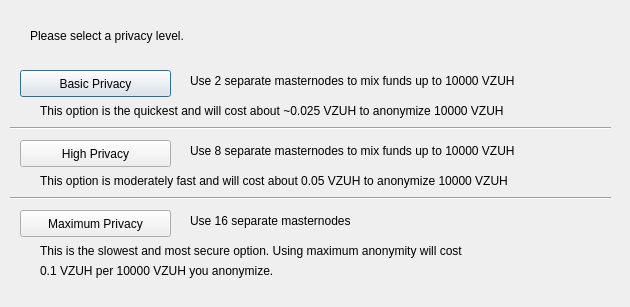
<?xml version="1.0" encoding="UTF-8"?>
<ui version="4.0">
 <class>DarksendConfig</class>
 <widget class="QDialog" name="DarksendConfig">
  <property name="geometry">
   <rect>
    <x>0</x>
    <y>0</y>
    <width>630</width>
    <height>307</height>
   </rect>
  </property>
  <property name="windowTitle">
   <string>Configure Darksend</string>
  </property>
  <widget class="QPushButton" name="buttonBasic">
   <property name="geometry">
    <rect>
     <x>20</x>
     <y>70</y>
     <width>151</width>
     <height>27</height>
    </rect>
   </property>
   <property name="text">
    <string>Basic Privacy</string>
   </property>
  </widget>
  <widget class="QPushButton" name="buttonHigh">
   <property name="geometry">
    <rect>
     <x>20</x>
     <y>140</y>
     <width>151</width>
     <height>27</height>
    </rect>
   </property>
   <property name="text">
    <string>High Privacy</string>
   </property>
  </widget>
  <widget class="QPushButton" name="buttonMax">
   <property name="geometry">
    <rect>
     <x>20</x>
     <y>210</y>
     <width>151</width>
     <height>27</height>
    </rect>
   </property>
   <property name="text">
    <string>Maximum Privacy</string>
   </property>
  </widget>
  <widget class="QLabel" name="label">
   <property name="geometry">
    <rect>
     <x>30</x>
     <y>20</y>
     <width>571</width>
     <height>31</height>
    </rect>
   </property>
   <property name="text">
    <string>Please select a privacy level.</string>
   </property>
  </widget>
  <widget class="QLabel" name="label_2">
   <property name="geometry">
    <rect>
     <x>190</x>
     <y>70</y>
     <width>421</width>
     <height>21</height>
    </rect>
   </property>
   <property name="text">
    <string>Use 2 separate masternodes to mix funds up to 10000 VZUH</string>
   </property>
  </widget>
  <widget class="QLabel" name="label_3">
   <property name="geometry">
    <rect>
     <x>190</x>
     <y>140</y>
     <width>411</width>
     <height>21</height>
    </rect>
   </property>
   <property name="text">
    <string>Use 8 separate masternodes to mix funds up to 10000 VZUH</string>
   </property>
  </widget>
  <widget class="QLabel" name="label_4">
   <property name="geometry">
    <rect>
     <x>190</x>
     <y>210</y>
     <width>421</width>
     <height>21</height>
    </rect>
   </property>
   <property name="text">
    <string>Use 16 separate masternodes</string>
   </property>
  </widget>
  <widget class="QLabel" name="label_6">
   <property name="geometry">
    <rect>
     <x>40</x>
     <y>100</y>
     <width>561</width>
     <height>21</height>
    </rect>
   </property>
   <property name="text">
    <string>This option is the quickest and will cost about ~0.025 VZUH to anonymize 10000 VZUH</string>
   </property>
  </widget>
  <widget class="QLabel" name="label_7">
   <property name="geometry">
    <rect>
     <x>40</x>
     <y>170</y>
     <width>561</width>
     <height>21</height>
    </rect>
   </property>
   <property name="text">
    <string>This option is moderately fast and will cost about 0.05 VZUH to anonymize 10000 VZUH</string>
   </property>
  </widget>
  <widget class="QLabel" name="label_8">
   <property name="geometry">
    <rect>
     <x>40</x>
     <y>240</y>
     <width>561</width>
     <height>21</height>
    </rect>
   </property>
   <property name="text">
    <string>This is the slowest and most secure option. Using maximum anonymity will cost</string>
   </property>
  </widget>
  <widget class="QLabel" name="label_9">
   <property name="geometry">
    <rect>
     <x>40</x>
     <y>260</y>
     <width>561</width>
     <height>21</height>
    </rect>
   </property>
   <property name="text">
    <string>0.1 VZUH per 10000 VZUH you anonymize.</string>
   </property>
  </widget>
  <widget class="Line" name="line">
   <property name="geometry">
    <rect>
     <x>10</x>
     <y>120</y>
     <width>601</width>
     <height>16</height>
    </rect>
   </property>
   <property name="orientation">
    <enum>Qt::Horizontal</enum>
   </property>
  </widget>
  <widget class="Line" name="line_2">
   <property name="geometry">
    <rect>
     <x>10</x>
     <y>190</y>
     <width>601</width>
     <height>16</height>
    </rect>
   </property>
   <property name="orientation">
    <enum>Qt::Horizontal</enum>
   </property>
  </widget>
 </widget>
 <resources/>
 <connections/>
</ui>
